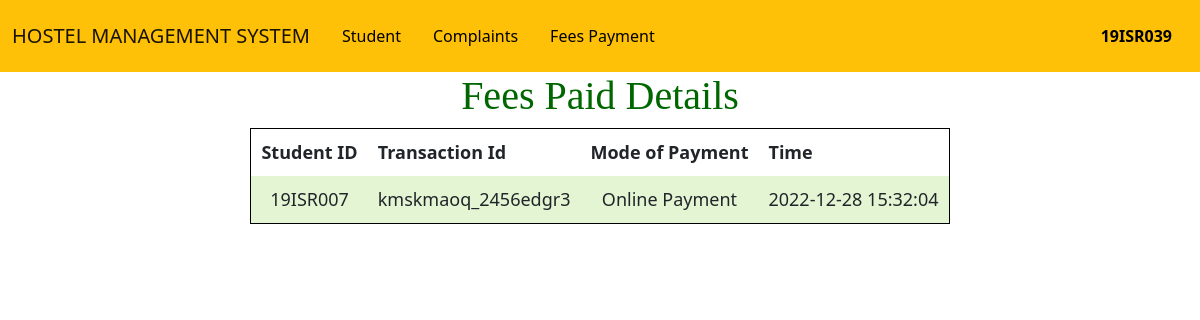
Page /admin/feespaiddetails.php (signed in) on the committed database.
### tables this page shows
CREATE TABLE `feespaid` (
  `id` int NOT NULL,
  `Student_Id` varchar(10) DEFAULT NULL,
  `Transaction_Id` text,
  `Mode_of_payment` text,
  `Time` timestamp NOT NULL DEFAULT CURRENT_TIMESTAMP
);

### admin/feespaiddetails.php (the view, shortened to what this page needs)
<?php
include '../php/conn.php';
        $sql= "SELECT * from feespaid";
        $result=$conn->query($sql);
?>
<!DOCTYPE html>
<html lang="en">
<head>
</head>
<body>
<?php
if($_SESSION['user']=='admin'){
include 'adminheader.php';
}
else{
include 'managerheader.php';
}
 ?>
	<section>
		<h1>Fees Paid Details</h1>
		<table>
			<tr>
        <th>Student ID</th>
        <th>Transaction Id</th>
        <th>Mode of Payment</th>
        <th>Time</th>
			</tr>
			<?php
				while($rows=$result->fetch_assoc())
				{
			?>
			<tr>
				<td><?php echo $rows['Student_Id'];?></td>
				<td><?php echo $rows['Transaction_Id'];?></td>
				<td><?php echo $rows['Mode_of_payment'];?></td>
				<td><?php echo $rows['Time'];?></td>
			</tr>
			<?php
				}
			?>
		</table>
	</section>
</body>
</html>

### admin/feespaiddetails.php (style rules this page uses)
table { margin: 0 auto; font-size: large; border: 1px solid black; }
h1 { text-align: center; color: #006600; font-size: xx-large; font-family: 'Gill Sans', 'Gill Sans MT', ' Calibri', 'Trebuchet MS', 'sans-serif'; }
td { background-color: #E4F5D4; border: 1px solid black; }
th, td { font-weight: 200px; border: 1px solid black; padding: 10px; text-align: center; }
td { font-weight: 200x; }

### admin/managerheader.php (style rules this page uses)
body { width: 100%; }

### rows in the picture
feespaid: Student_Id "19ISR007", Transaction_Id "kmskmaoq_2456edgr3", Mode_of_payment "Online Payment", Time "2022-12-28 15:32:04"

### other values in the picture
$id "19ISR039"
